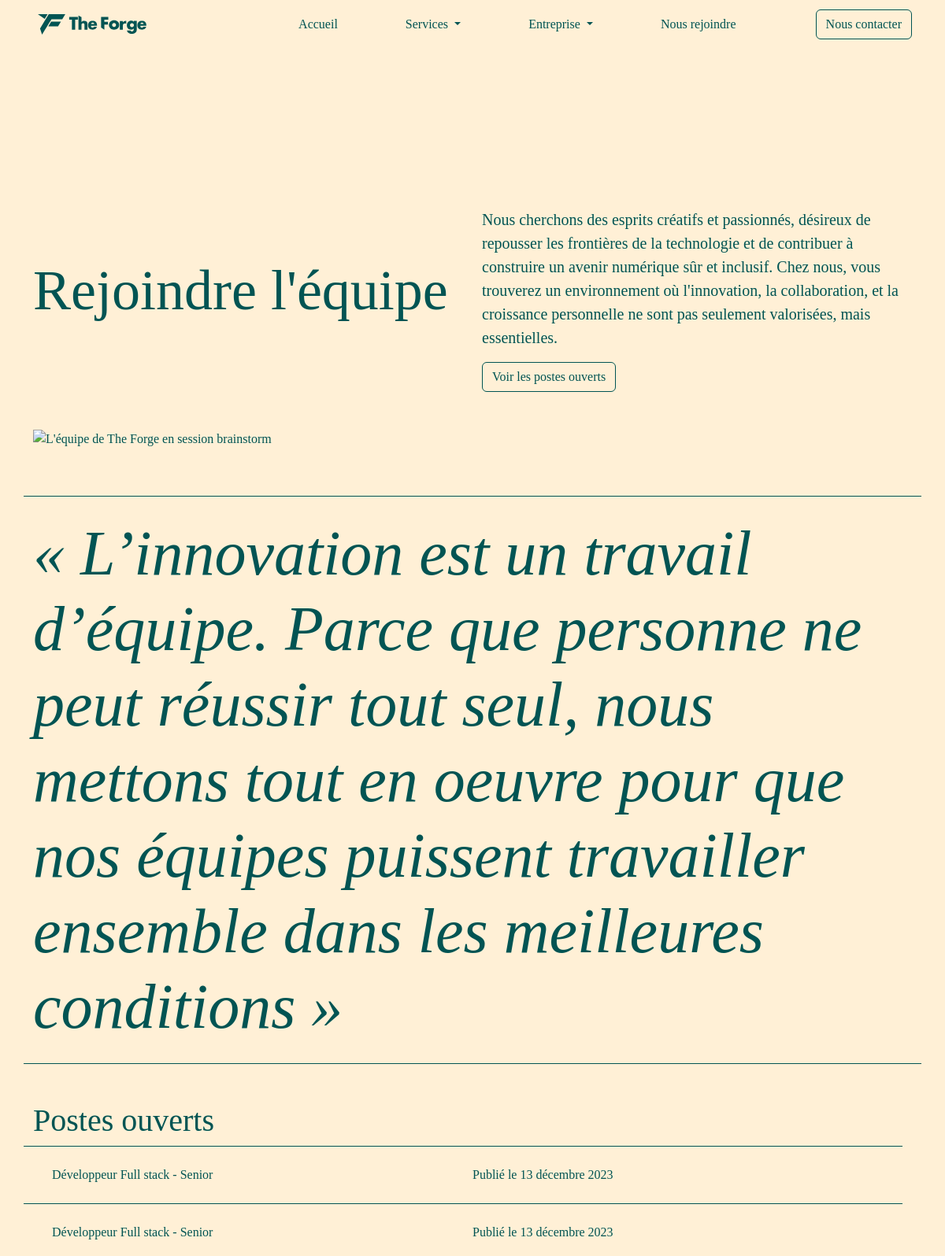
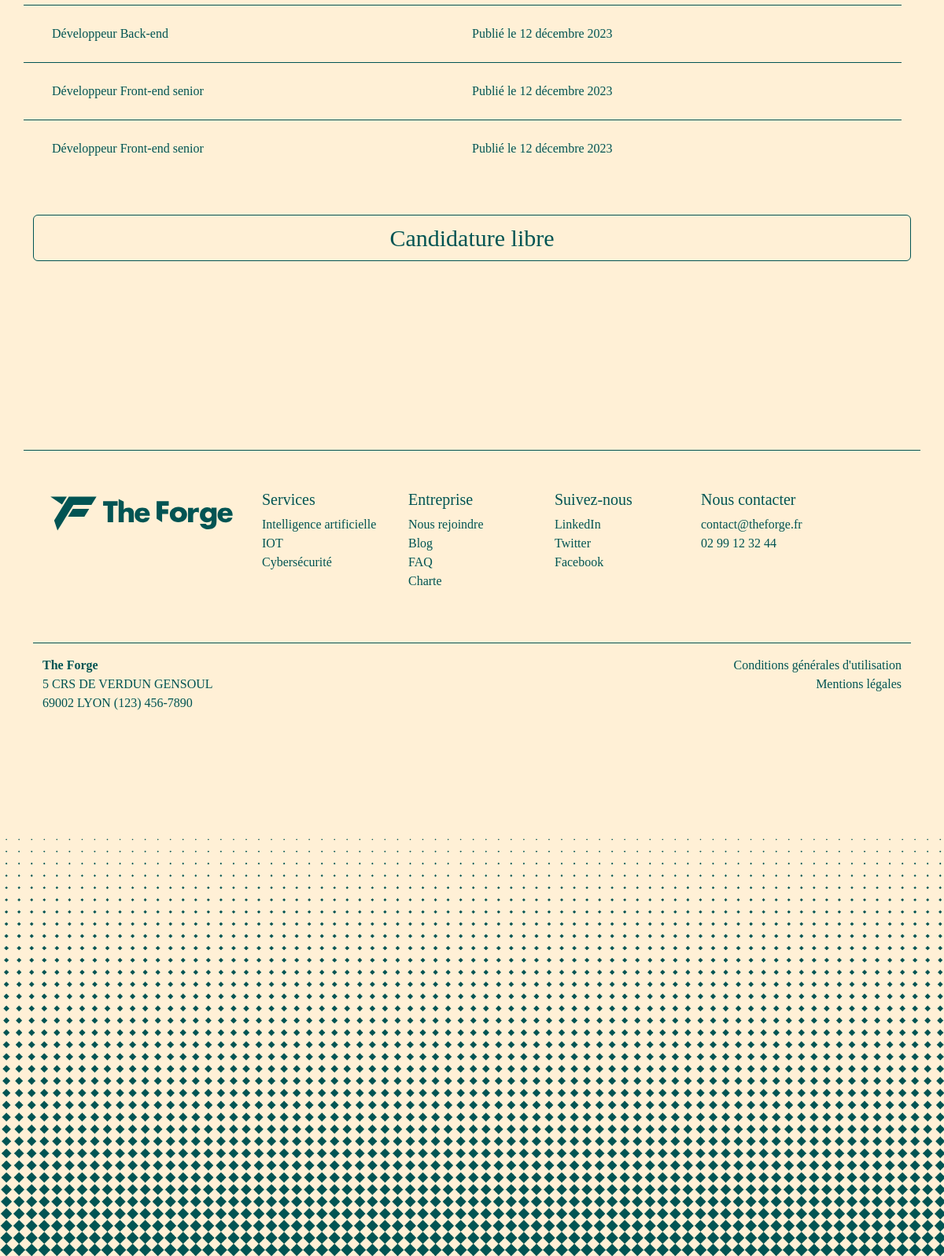
The app's page /join/ with its own data (2 pictures, top to bottom).
### Main/models.py (models this page shows, shortened)
class Job(models.Model):
    title = models.CharField(max_length=200)
    description = models.TextField()
    location = models.CharField(max_length=100)
    type = models.CharField(max_length=50)  # Par exemple, plein temps, partiel, freelance
    posted_at = models.DateTimeField(auto_now_add=True)
    last_date_to_apply = models.DateField()
    class Meta:
        ordering = ['-posted_at']

### Main/views.py (the view)
# urls.py: path('join/', views.Join, name='join'),
def Join(request):
    jobs = Job.objects.all()
    if request.method == "POST":
        application = Applicant(
            email=request.POST.get('email'),
            job=Job.objects.get(title='candidature_libre'),
            cv = request.FILES.get('cv'),
            cover_letter = request.FILES.get('cover_letter'),
            )
        application.save()
        email = request.POST.get('email')
        email_template = get_template(os.path.join(settings.BASE_DIR, 'Main/templates/Main/job_confirmation.html'))
        subject = 'Message reçu !'
        email_body = email_template.render()
        from_email = settings.EMAIL_HOST_USER
        recipient_list = [email]
        email = EmailMessage(subject, email_body, from_email, recipient_list)
        email.content_subtype = 'html'
        email.send()
        admin_email = EmailMessage(
            f'Nouvelle candidature libre',
            f'Une nouvelle candidature libre a été envoyée.',
            settings.EMAIL_HOST_USER,
            ['bdiouipierre@gmail.com']  # Remplacez par l'email de l'administrateur
        )
        cv_file = request.FILES.get('cv')
        cover_letter_file = request.FILES.get('cover_letter')
        if cv_file:
            admin_email.attach(cv_file.name, cv_file.read(), cv_file.content_type)
        if cover_letter_file:
            admin_email.attach(cover_letter_file.name, cover_letter_file.read(), cover_letter_file.content_type)
        admin_email.send()
        messages.success(request, 'Votre candidature a bien été envoyée !')
        return redirect('Main:join')
    else :
        return render(request, 'Main/Join.html', {'jobs':jobs})

### Main/templates/Main/Join.html (shortened to what this page needs)
{% load static %}
<!doctype html>
<html lang="en">
  <head>
    <link href="https://cdn.jsdelivr.net/npm/bootstrap@5.3.2/dist/css/bootstrap.min.css" rel="stylesheet">
    <link href="{% static 'css/join.css' %}" rel="stylesheet">
    <link rel="stylesheet" href="https://use.typekit.net/eqx7rzk.css">
  </head>
  <body style="background-color:#FFF0D6 !important; color: #015453 !important; font-family: 'articulat-cf' !important;">
  <header>
  <div class="container">
    <nav class="navbar navbar-expand-lg fixed-top navbar-light" id="mainNavbar" style="background-color:#FFF0D6 !important; color:#015453 !important;">
      <div class="container">
      <a class="navbar-brand" href="{% url 'Main:index' %}">
        <img src="{% static 'Logos/Principal/Principal_vert.svg' %}" alt="Logo The Forge" width="150">
      </a>
      <div class="collapse navbar-collapse m-auto" id="navbarNavDropdown">
        <ul class="navbar-nav m-auto">
          <li class="nav-item">
            <a class="nav-link" href="{% url 'Main:index' %}">Accueil</a>
          </li>
          <li class="nav-item dropdown">
            <a class="nav-link dropdown-toggle" href="#" role="button" data-bs-toggle="dropdown" aria-expanded="false">
              Services
            </a>
          </li>
          <li class="nav-item dropdown">
            <a class="nav-link dropdown-toggle" href="#" role="button" data-bs-toggle="dropdown" aria-expanded="false">
              Entreprise
            </a>
          </li>
          <li class="nav-item">
            <a class="nav-link" href="{% url 'Main:join' %}">Nous rejoindre</a>
          </li>
        </ul>
          <a type="button" class="btn btn-outline-vert contact-item" href="{% url 'Main:contact' %}">Nous contacter</a>
      </div>
    </div>
    </nav>
  </div>
</header>
  <Main>
    <section>
      <div class="mt-5 container HeroContainer text-vert m-auto fade-up">
        <div class="row justify-content-between align-items-center">
          <div class="col-sm-12 col-md-6 display-2">Rejoindre l'équipe</div>
          <div class="col-sm-12 col-md-6 mt-4">
            <p style="font-size:20px !important;">Nous cherchons des esprits créatifs et passionnés, désireux de repousser les frontières de la technologie et de contribuer à construire un avenir numérique sûr et inclusif. Chez nous, vous trouverez un environnement où l'innovation, la collaboration, et la croissance personnelle ne sont pas seulement valorisées, mais essentielles. </p>
            <button class="btn btn-outline-vert" onclick="scrollDown()">Voir les postes ouverts</button>
          </div>
        </div>
          <img class='mt-5' src="{% static 'Assets/images/conseil.JPG' %}" alt="L'équipe de The Forge en session brainstorm" width="100%">
      </div>
    </section>
    <section>
      <div class="container py-4 borderTopBottom text-vert m-auto fade-up">
        <div class="display-1 fst-italic m-auto">
          « L’innovation est un travail d’équipe. Parce que personne ne peut réussir tout seul, nous mettons tout en oeuvre pour que nos équipes puissent travailler ensemble dans les meilleures conditions »
        </div>
      </div>
    </section>
   <section id="PostesOuverts">
     <div class="container m-auto mt-5 fade-up">
       <h1 class="text-vert">Postes ouverts</h1>
       <div class="row m-auto">
         {% for j in jobs %}
         {% if j %}
           {% if j.title != job.title and j.title != 'candidature_libre' %}
           <a href="{% url 'Main:job' j.pk %}" class="row col-12 p-4 justify-content-between borderTop job">
             <div class="col-6 text-vert">{{j.title}}</div>
             <div class="col-6 text-vert">Publié le {{j.posted_at|date:"d F Y"}}</div>
           </a>
           {% endif %}
         {% else %}
         <p>Aucun poste ouvert pour le moment.</p>
         {% endif %}
         {% endfor %}
       </div>
       <button class="w-100 btn btn-outline-vert mt-5" data-bs-toggle="modal" data-bs-target="#exampleModal" style="font-size:30px">Candidature libre</button>
     </div>
   </section>
  </Main>
  <footer class="footer text-vert" style="margin-top:15rem; background-color:#FFF0D6;">
  <div class="container text-vert borderTop">
    <div class="row m-auto text-vert" style="padding-top:50px; padding-bottom:50px;">
      <div class="col-md-3 mb-3 mb-md-0 text-vert">
        <img src="{% static 'Logos/Principal/Principal_vert.svg' %}" alt="Logo" height="60">
      </div>
      <div class="col-md-2 mb-3 mb-md-0 bleu">
        <h5>Services</h5>
        <ul class="list-unstyled">
          <li><a href="{% url 'Main:ai' %}" class="text-vert">Intelligence artificielle</a></li>
          <li><a href="{% url 'Main:iot' %}" class="text-vert">IOT</a></li>
          <li><a href="{% url 'Main:cyber' %}" class="text-vert">Cybersécurité</a></li>
        </ul>
      </div>
      <div class="col-md-2">
        <h5>Entreprise</h5>
        <ul class="list-unstyled">
          <li><a href="{% url 'Main:join' %}" class="text-vert">Nous rejoindre</a></li>
          <li><a href="{% url 'Main:blog' %}" class="text-vert">Blog</a></li>
          <li><a href="{% url 'Main:faq' %}" class="text-vert">FAQ</a></li>
          <li><a href="{% url 'Main:charte' %}" class="text-vert">Charte</a></li>
        </ul>
      </div>
      <div class="col-md-2">
        <h5>Suivez-nous</h5>
        <ul class="list-unstyled">
          <li><a href="#" class="text-vert">LinkedIn</a></li>
          <li><a href="#" class="text-vert">Twitter</a></li>
          <li><a href="#" class="text-vert">Facebook</a></li>
        </ul>
      </div>
      <div class="col-md-2">
        <h5>Nous contacter</h5>
        <ul class="list-unstyled">
          <li><a href="mailto:contact@theforge.fr" class="text-vert">contact@theforge.fr</a></li>
          <li><a href="tel:0299123244" class="text-vert">02 99 12 32 44</a></li>
        </ul>
      </div>
    </div>
    <div class="borderTop row pt-3 justify-content-around m-auto">
      <div class="col-6 flex-grow-1">
        <address class="">
          <strong>The Forge</strong><br>
          5 CRS DE VERDUN GENSOUL<br>
          69002 LYON
          <abbr title="Phone"></abbr> (123) 456-7890
        </address>
      </div>
      <div class="col-6 align-items-end" style="text-align:right">
         <a href="{% url 'Main:Conditions' %}" class="text-vert unstyled" style="text-align:right; margin:0 !important; margin-bottom:0px !important;">Conditions générales d'utilisation</a><br>
        <a href="{% url 'Main:Mentions' %}" class="text-vert unstyled" style="text-align:right; margin:0 !important; margin-bottom:0px !important;">Mentions légales</a>
      </div>
    </div>
  </div>
    <img src="{% static 'Assets/Motifs/horizontale/footer_vert.png' %}" width="100%" style="">
</footer>
  </body>
</html>

### static/css/join.css (style rules this page uses)
.borderTop { border-style:solid none none none; border-color:#015453 !important; ; border-width:1px; }
.borderTopBottom { border-style:solid none solid none; border-color:#015453 !important; ; border-width:1px; }
.nav-link { color:#015453; !important; text-decoration:None; }
.nav-item { color:#015453; !important; margin-left:70px; }
.contact-item { position:relative; right:0%; }
.footer { background-color: #1D1D1D; color: #015453; }
.footer address { font-style: normal; color: #015453; }
.nav-link, .nav-link:visited { color: #015453 !important; }
.btn-outline-vert { color: #015453; border-color: #015453; }
.text-vert { color:#015453 !important; }
a.text-vert { text-decoration:none !important; }
.HeroContainer { margin-top:15rem !important; padding-bottom:60px !important }
.job { text-decoration: none; }
.fade-up { opacity: 0; transform: translateY(20px); visibility: hidden; transition: opacity 0.6s ease-out, transform 0.6s ease-out; will-change: opacity, visibility, transform; }
.fade-up.visible { opacity: 1; transform: translateY(0); visibility: visible; }

### records on screen
Job: title "Développeur Full stack - Senior", posted_at "13 décembre 2023"
Job: title "Développeur Full stack - Senior", posted_at "13 décembre 2023"
Job: title "Développeur Back-end", posted_at "12 décembre 2023"
Job: title "Développeur Front-end senior", posted_at "12 décembre 2023"
Job: title "Développeur Front-end senior", posted_at "12 décembre 2023"
